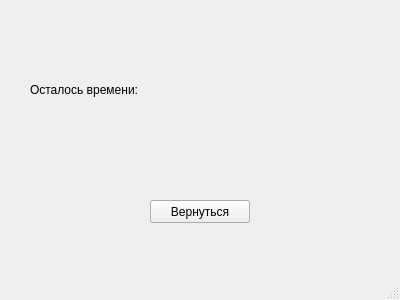
<?xml version="1.0" encoding="UTF-8"?>
<ui version="4.0">
 <class>MainWindow</class>
 <widget class="QMainWindow" name="MainWindow">
  <property name="geometry">
   <rect>
    <x>0</x>
    <y>0</y>
    <width>400</width>
    <height>300</height>
   </rect>
  </property>
  <property name="windowTitle">
   <string>MainWindow</string>
  </property>
  <widget class="QWidget" name="centralwidget">
   <widget class="QLabel" name="remain_time_text">
    <property name="geometry">
     <rect>
      <x>30</x>
      <y>80</y>
      <width>121</width>
      <height>20</height>
     </rect>
    </property>
    <property name="text">
     <string>Осталось времени:</string>
    </property>
   </widget>
   <widget class="QLabel" name="remain_time">
    <property name="geometry">
     <rect>
      <x>170</x>
      <y>80</y>
      <width>121</width>
      <height>20</height>
     </rect>
    </property>
    <property name="text">
     <string/>
    </property>
   </widget>
   <widget class="QPushButton" name="back_butt_remain_time">
    <property name="geometry">
     <rect>
      <x>150</x>
      <y>200</y>
      <width>100</width>
      <height>23</height>
     </rect>
    </property>
    <property name="text">
     <string>Вернуться</string>
    </property>
   </widget>
  </widget>
  <widget class="QMenuBar" name="menubar">
   <property name="geometry">
    <rect>
     <x>0</x>
     <y>0</y>
     <width>400</width>
     <height>26</height>
    </rect>
   </property>
  </widget>
  <widget class="QStatusBar" name="statusbar"/>
 </widget>
 <resources/>
 <connections/>
</ui>
